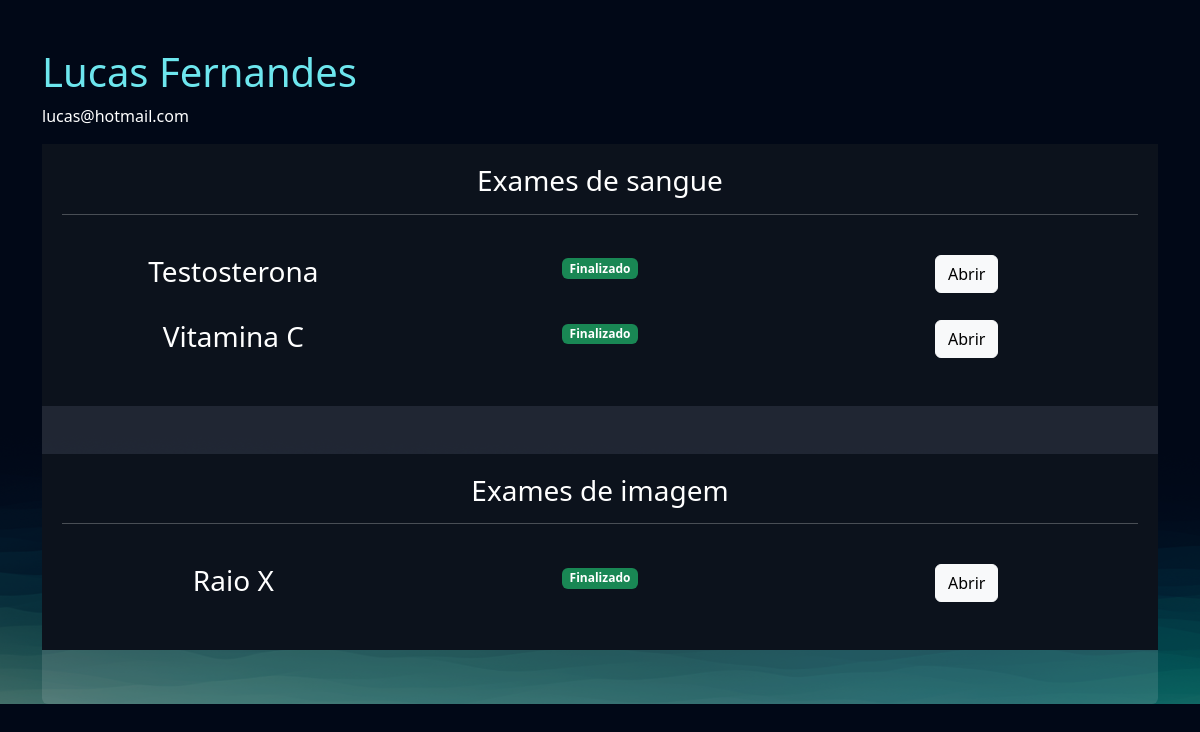
The page /empresarial/cliente/2 (signed in) on the database as committed earlier.
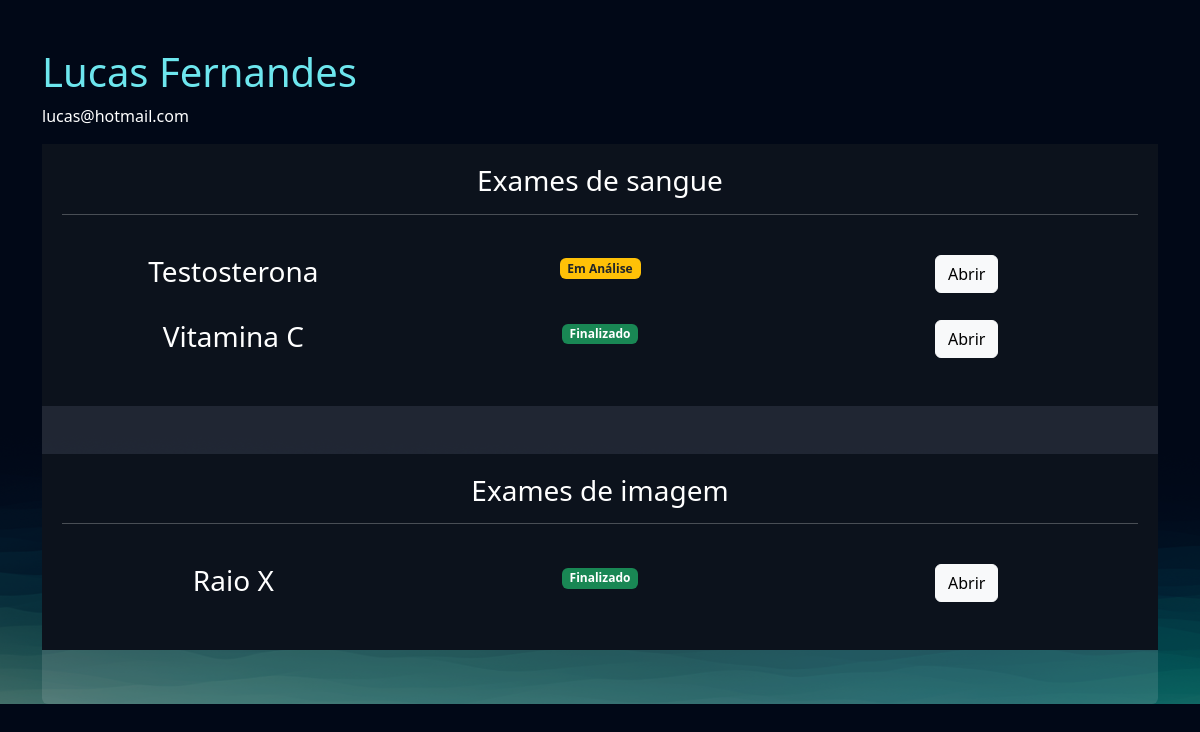
The same page on the database as committed later.
### exames/models.py (models this page shows, shortened)
class SolicitacaoExame(models.Model):
    choice_status = (
        ('E', 'Em análise'),
        ('F', 'Finalizado')
    )
    usuario = models.ForeignKey(User, on_delete=models.DO_NOTHING)
    exame = models.ForeignKey(TiposExames, on_delete=models.DO_NOTHING)
    status = models.CharField(max_length=2, choices=choice_status)
    resultado = models.FileField(upload_to="resultados", null=True, blank=True)
    requer_senha = models.BooleanField(default=False)
    senha = models.CharField(max_length=6, null=True, blank=True)
    def badge_template(self):
        if self .status == "E":
            classes = 'bg-warning text-dark'
            texto = 'Em Análise'
        elif self .status == "F":
            classes = 'bg-success'
            texto = 'Finalizado'
        return mark_safe(f'<span class="badge {classes}">{texto}</span>')

class TiposExames(models.Model):
    tipo_choices = (
        ('I', 'Exame de Imagem'),
        ('S', 'Exame de Sangue')
    )
    nome = models.CharField(max_length=50)
    tipo = models.CharField(max_length=1, choices=tipo_choices)
    preco = models.FloatField()
    disponivel = models.BooleanField(default=True)
    horario_inicial = models.IntegerField()
    horario_final = models.IntegerField()

### empresarial/views.py (the view)
# urls.py: path('cliente/<int:cliente_id>', views.cliente, name="cliente"),
@staff_member_required
def cliente(request, cliente_id):
    cliente = User.objects.get(id=cliente_id)
    exames = SolicitacaoExame.objects.filter(usuario=cliente)
    return render(request, 'cliente.html', {'cliente': cliente, 'exames': exames})

### empresarial/templates/cliente.html (shortened to what this page needs)
{% extends "bases/base.html" %}
{% load static %}
{% block 'head' %}
    <link href="{% static 'exames/css/css.css' %}" rel="stylesheet">
    <link href="{% static 'exames/css/gerenciar_pedidos.css' %}" rel="stylesheet">
    <link href="{% static 'exames/css/gerenciar_exames.css' %}" rel="stylesheet">
{% endblock 'head' %}
{% block 'conteudo' %}
    <br>
    <br>
    <div class="container">
        <h3 class="font-destaque">{{cliente.get_full_name}}</h3>
        <p>{{cliente.email}}</p>
        <div class="card card-view">
            <div class="sub-card">
                <h3>Exames de sangue</h3>
                <hr>
                <br>
                {% for exame in exames  %}
                    {% if  exame.exame.tipo == 'S'%}
                        <div class="row">
                            <div class="col-md"><h3>{{exame.exame.nome}}</h3></div>
                            <div class="col-md">{{exame.badge_template}}</div>
                            <div class="col-md">
                                <a href="{% url 'exame_cliente' exame.id %}" class="btn btn-light">Abrir</a>
                            </div>
                        </div>
                        <br>
                    {% endif %}
                {% endfor %}
            </div>
            <br>
            <br>
            <div class="sub-card">
                <h3>Exames de imagem</h3>
                <hr>
                <br>
                {% for exame in exames  %}
                    {% if  exame.exame.tipo == 'I'%}
                        <div class="row">
                            <div class="col-md"><h3>{{exame.exame.nome}}</h3></div>
                            <div class="col-md">{{exame.badge_template}}</div>
                            <div class="col-md"><a href="{% url 'exame_cliente' exame.id %}" class="btn btn-light">Abrir</a></div>
                        </div>
                        <br>
                    {% endif %}
                {% endfor %}
            </div>
        </div>
    </div>
{% endblock 'conteudo' %}

Rows that differ between the two databases and show on the page:
changed SolicitacaoExame "Testosterona": status "F" → "E" (drawn); badge_template "Finalizado" → "Em Análise"
